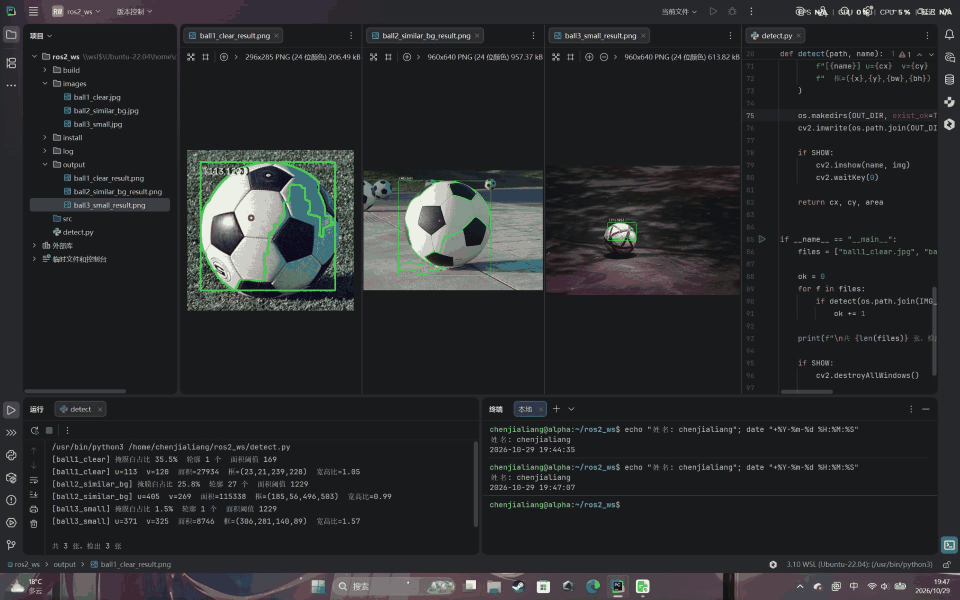
#> input picture 算法组/Week2/chenjialiang/02_结果可视化.png, 1920 x 1199 px (shown at 1/2 size)
$ python visualize.py --image '../../../../chenjialiang/02_结果可视化.png'
#> lines starting #> are read from the running program, lines starting #| are printed output that depends on the picture
### 算法组/Week2/yangtiancheng/src/cquick_color_vision/cquick_color_vision/core.py
from dataclasses import dataclass
from typing import Optional

import cv2
import numpy as np


@dataclass
class DetectorConfig:
    h_min: int = 5
    h_max: int = 25
    s_min: int = 100
    s_max: int = 255
    v_min: int = 70
    v_max: int = 255
    min_area: int = 800
    kernel_size: int = 5
    morph_mode: str = "open_close"

    def validate(self) -> None:
        if not 0 <= self.h_min <= self.h_max <= 179:
            raise ValueError(
                "HSV 的 H 范围必须满足 0 <= h_min <= h_max <= 179"
            )
        if not 0 <= self.s_min <= self.s_max <= 255:
            raise ValueError(
                "HSV 的 S 范围必须满足 0 <= s_min <= s_max <= 255"
            )
        if not 0 <= self.v_min <= self.v_max <= 255:
            raise ValueError(
                "HSV 的 V 范围必须满足 0 <= v_min <= v_max <= 255"
            )
        if self.min_area < 0:
            raise ValueError("min_area 不能为负数")
        if self.kernel_size < 1 or self.kernel_size % 2 == 0:
            raise ValueError("kernel_size 必须是正奇数")
        if self.morph_mode not in {
            "none",
            "open",
            "close",
            "open_close",
            "close_open",
        }:
            raise ValueError(
                "morph_mode 只能是 "
                "none/open/close/open_close/close_open"
            )


@dataclass
class Detection:
    detected: bool
    u: float = 0.0
    v: float = 0.0
    area: float = 0.0
    contour: Optional[np.ndarray] = None


def read_image(path: str) -> Optional[np.ndarray]:
    """读取图片，并兼容中文路径。"""
#> called with path = '../../../../chenjialiang/02_结果可视化.png'
    try:
        data = np.fromfile(path, dtype=np.uint8)
    except (OSError, ValueError):
        return None

    if data.size == 0:
        return None
    return cv2.imdecode(data, cv2.IMREAD_COLOR)
#> returned value is the input picture: shape (1199, 1920, 3); mean B, G, R 44.2, 42.7, 41.2


def write_image(path: str, image: np.ndarray) -> bool:
    """写入图片，并兼容中文路径。"""
    suffix = "." + path.rsplit(".", 1)[-1] if "." in path else ".png"
    ok, encoded = cv2.imencode(suffix, image)
    if not ok:
        return False
    encoded.tofile(path)
    return True


def create_mask(
    image_bgr: np.ndarray,
    config: DetectorConfig,
) -> np.ndarray:
    config.validate()

    hsv = cv2.cvtColor(image_bgr, cv2.COLOR_BGR2HSV)
#> hsv: shape (1199, 1920, 3); mean H, S, V 104.2, 32.8, 46.1
    lower = np.array(
        [config.h_min, config.s_min, config.v_min],
        dtype=np.uint8,
    )
    upper = np.array(
        [config.h_max, config.s_max, config.v_max],
        dtype=np.uint8,
    )
    mask = cv2.inRange(hsv, lower, upper)
#> mask: shape (1199, 1920); every value is 0

    if config.morph_mode != "none":
        kernel = np.ones(
            (config.kernel_size, config.kernel_size),
            dtype=np.uint8,
        )

        if config.morph_mode in {"open", "open_close"}:
            mask = cv2.morphologyEx(
                mask,
                cv2.MORPH_OPEN,
                kernel,
            )

        if config.morph_mode in {"close", "close_open"}:
            mask = cv2.morphologyEx(
                mask,
                cv2.MORPH_CLOSE,
                kernel,
            )

        if config.morph_mode == "close_open":
            mask = cv2.morphologyEx(
                mask,
                cv2.MORPH_OPEN,
                kernel,
            )

    return mask


def detect_target(
    image_bgr: np.ndarray,
    config: DetectorConfig,
) -> Detection:
    if image_bgr is None or image_bgr.size == 0:
        raise ValueError("输入图像为空")

    mask = create_mask(image_bgr, config)
    contours, _ = cv2.findContours(
        mask,
        cv2.RETR_EXTERNAL,
        cv2.CHAIN_APPROX_SIMPLE,
    )
#> contours = []

    candidates = []
    for contour in contours:
        area = float(cv2.contourArea(contour))
        if area >= config.min_area:
            candidates.append((area, contour))
#> this loop made 0 passes
#> after the loop, candidates = []

    if not candidates:
        return Detection(detected=False)

    area, target_contour = max(
        candidates,
        key=lambda item: item[0],
    )
    moments = cv2.moments(target_contour)

    if moments["m00"] <= 0.0:
        return Detection(detected=False)

    u = moments["m10"] / moments["m00"]
    v = moments["m01"] / moments["m00"]
    return Detection(
        detected=True,
        u=float(u),
        v=float(v),
        area=float(area),
        contour=target_contour,
    )


def draw_detection(
    image_bgr: np.ndarray,
    detection: Detection,
    config: DetectorConfig,
) -> np.ndarray:
    output = image_bgr.copy()

    if detection.detected and detection.contour is not None:
        cv2.drawContours(
            output,
            [detection.contour],
            -1,
            (0, 255, 0),
            3,
        )
        center = (
            round(detection.u),
            round(detection.v),
        )
        cv2.circle(output, center, 6, (0, 0, 255), -1)

        text = (
            f"u={detection.u:.1f}, v={detection.v:.1f}, "
            f"area={detection.area:.1f}"
        )
        cv2.putText(
            output,
            text,
            (12, 30),
            cv2.FONT_HERSHEY_SIMPLEX,
            0.65,
            (0, 255, 0),
            2,
            cv2.LINE_AA,
        )
    else:
        cv2.putText(
            output,
            "TARGET NOT DETECTED",
            (12, 36),
            cv2.FONT_HERSHEY_SIMPLEX,
            0.9,
            (0, 0, 255),
            2,
            cv2.LINE_AA,
        )

    parameter_text = (
        f"HSV H[{config.h_min},{config.h_max}] "
        f"S[{config.s_min},{config.s_max}] "
        f"V[{config.v_min},{config.v_max}] "
        f"area>={config.min_area} "
        f"morph={config.morph_mode}"
    )
    cv2.putText(
        output,
        parameter_text,
        (12, output.shape[0] - 14),
        cv2.FONT_HERSHEY_SIMPLEX,
        0.45,
        (255, 255, 255),
        1,
        cv2.LINE_AA,
    )
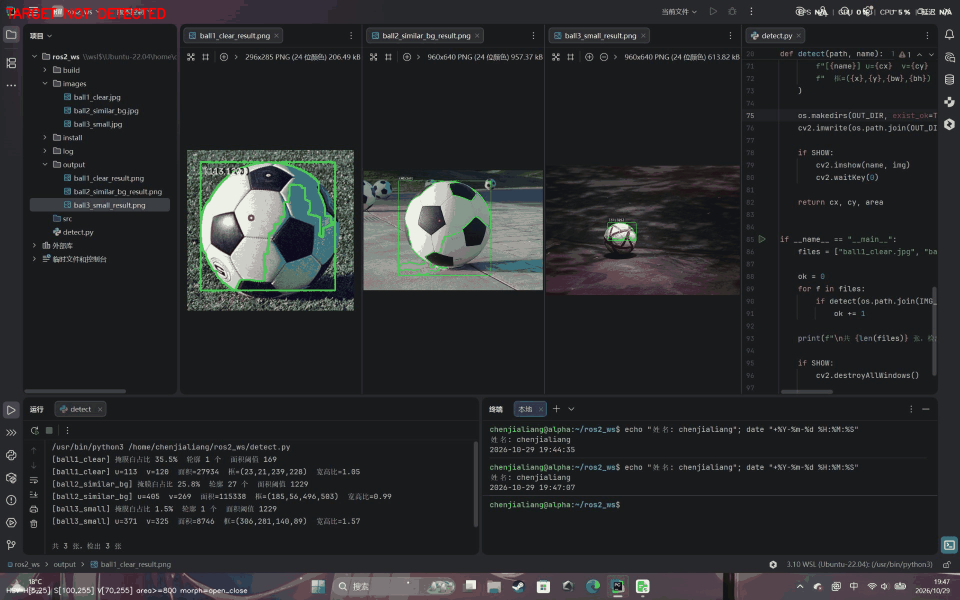
#> output: shape (1199, 1920, 3) (shown at 1/2 size); mean B, G, R 44.3, 42.7, 41.6

    return output

### 算法组/Week2/yangtiancheng/src/cquick_color_vision/cquick_color_vision/detector.py
import argparse
import sys

import cv2

from cquick_color_vision.core import (
    DetectorConfig,
    detect_target,
    draw_detection,
    read_image,
    write_image,
)


def add_detector_arguments(parser: argparse.ArgumentParser) -> None:
    parser.add_argument("--image", required=True, help="输入图片路径")

    parser.add_argument("--h-min", type=int, default=5)
    parser.add_argument("--h-max", type=int, default=25)
    parser.add_argument("--s-min", type=int, default=100)
    parser.add_argument("--s-max", type=int, default=255)
    parser.add_argument("--v-min", type=int, default=70)
    parser.add_argument("--v-max", type=int, default=255)

    parser.add_argument("--min-area", type=int, default=800)
    parser.add_argument("--kernel-size", type=int, default=5)

    parser.add_argument(
        "--morph-mode",
        choices=[
            "none",
            "open",
            "close",
            "open_close",
            "close_open",
        ],
        default="open_close",
    )

    parser.add_argument(
        "--save",
        default="",
        help="标注结果保存路径",
    )

    parser.add_argument(
        "--show",
        action="store_true",
        help="运行后打开结果窗口",
    )


def config_from_args(args: argparse.Namespace) -> DetectorConfig:
    config = DetectorConfig(
        h_min=args.h_min,
        h_max=args.h_max,
        s_min=args.s_min,
        s_max=args.s_max,
        v_min=args.v_min,
        v_max=args.v_max,
        min_area=args.min_area,
        kernel_size=args.kernel_size,
        morph_mode=args.morph_mode,
    )

    config.validate()
    return config


# [68 lines left out: function main, not called in this run]


# [2 lines that do not run on import are left out]

### 算法组/Week2/yangtiancheng/src/cquick_color_vision/cquick_color_vision/visualize.py
import argparse
import sys

from cquick_color_vision.core import (
    detect_target,
    draw_detection,
    read_image,
    write_image,
)
from cquick_color_vision.detector import (
    add_detector_arguments,
    config_from_args,
)


def main() -> None:
    parser = argparse.ArgumentParser(
        description="生成带轮廓、中心点与坐标的标注图",
    )

    add_detector_arguments(parser)
    parser.set_defaults(save="02_结果可视化.png")

    args = parser.parse_args()

    image = read_image(args.image)

    if image is None:
        print(
            f"[错误] 图片读取失败: {args.image}",
            file=sys.stderr,
        )
        raise SystemExit(2)

    config = config_from_args(args)
    detection = detect_target(image, config)
    output = draw_detection(image, detection, config)

    if not write_image(args.save, output):
        print(
            f"[错误] 标注图保存失败: {args.save}",
            file=sys.stderr,
        )
        raise SystemExit(3)

    if detection.detected:
        print(
            f"检测成功: u={detection.u:.2f}, "
            f"v={detection.v:.2f}, "
            f"area={detection.area:.2f}"
        )
    else:
        print("未检测到目标，已在图像中显示提示")

    print(f"已保存: {args.save}")


if __name__ == "__main__":
    main()

$ run again, with 算法组/Week2/chenjialiang/01_检测输出.png copied over 算法组/Week2/chenjialiang/02_结果可视化.png
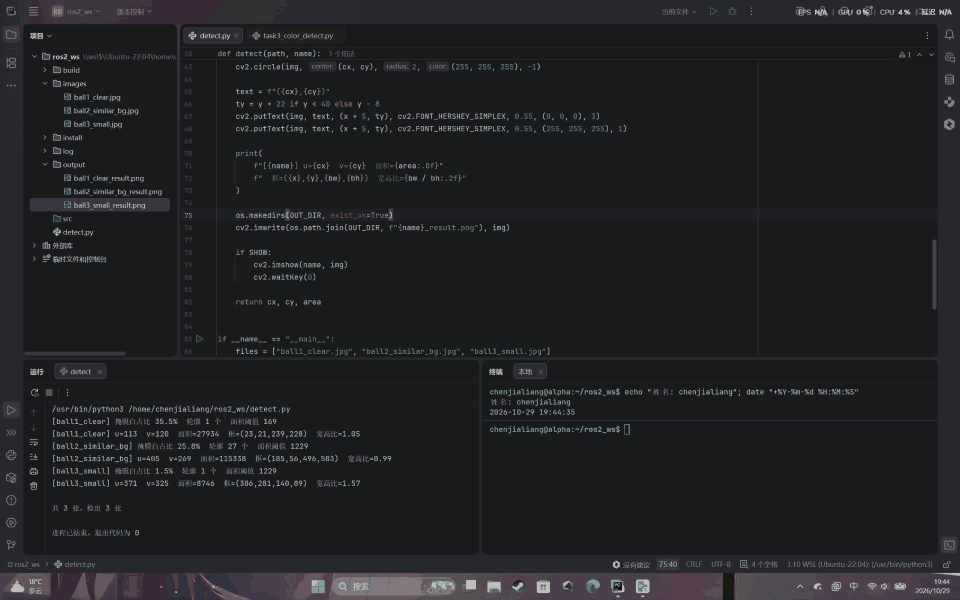
#> input picture 算法组/Week2/chenjialiang/01_检测输出.png, 1920 x 1199 px (shown at 1/2 size)
#> in read_image, returned value is the input picture: shape (1199, 1920, 3); mean B, G, R 36, 33.3, 32.8
#> hsv: shape (1199, 1920, 3); mean H, S, V 111.4, 29.9, 36.3
#> mask: shape (1199, 1920); every value is 0
#> contours = []
#> in draw_detection, `cv2.putText( output, parameter_text, (12, output.shape[0] - 14), cv2.F..`:
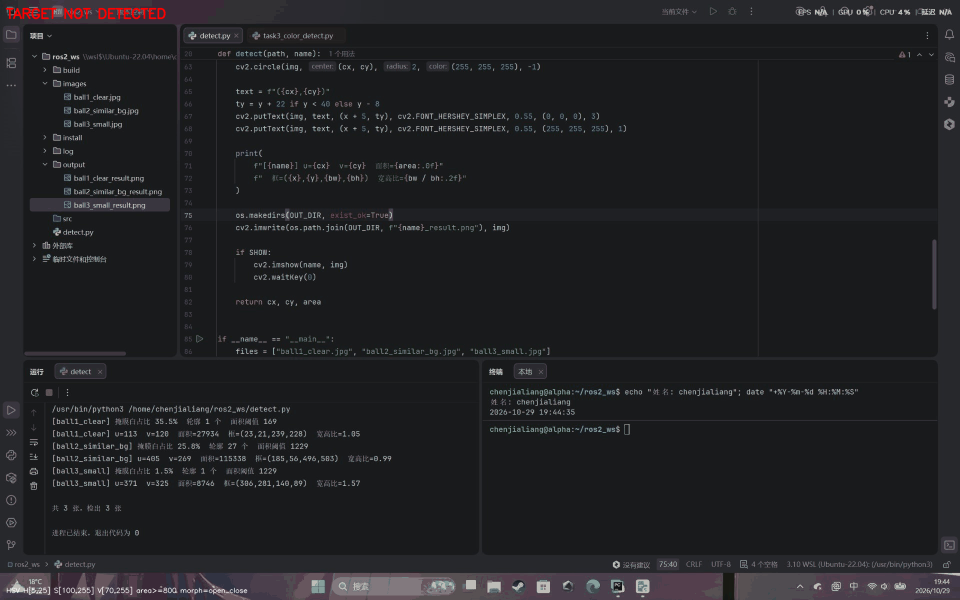
#> output: shape (1199, 1920, 3) (shown at 1/2 size); mean B, G, R 36, 33.3, 33.1

$ run again, with 算法组/Week2/chenjialiang/02_参数对比.png copied over 算法组/Week2/chenjialiang/02_结果可视化.png
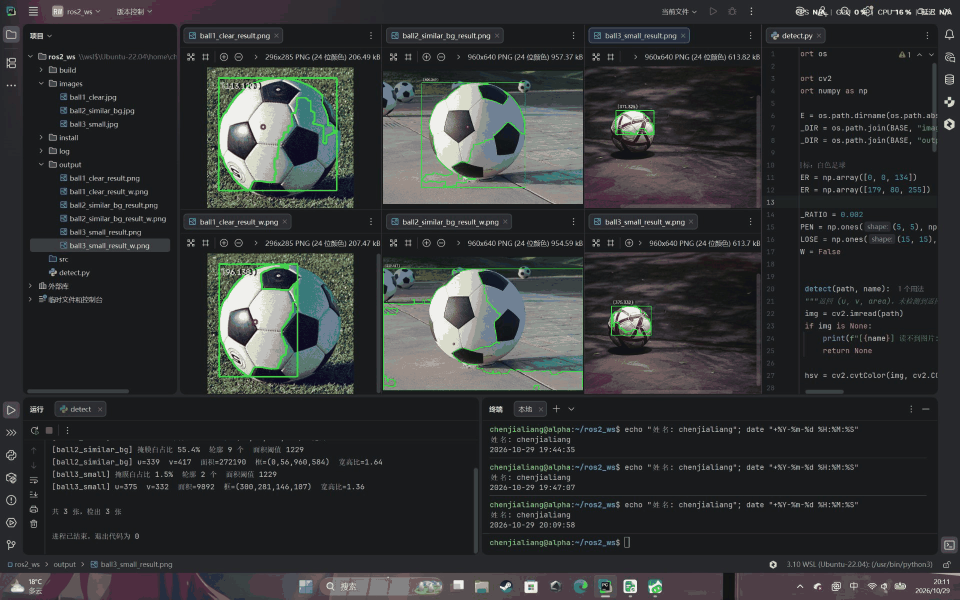
#> input picture 算法组/Week2/chenjialiang/02_参数对比.png, 1920 x 1199 px (shown at 1/2 size)
#> in read_image, returned value is the input picture: shape (1199, 1920, 3); mean B, G, R 53.2, 52.8, 50.8
#> hsv: shape (1199, 1920, 3); mean H, S, V 103.4, 35.5, 56.7
#> mask: shape (1199, 1920); every value is 0
#> contours = []
#> in draw_detection, `cv2.putText( output, parameter_text, (12, output.shape[0] - 14), cv2.F..`:
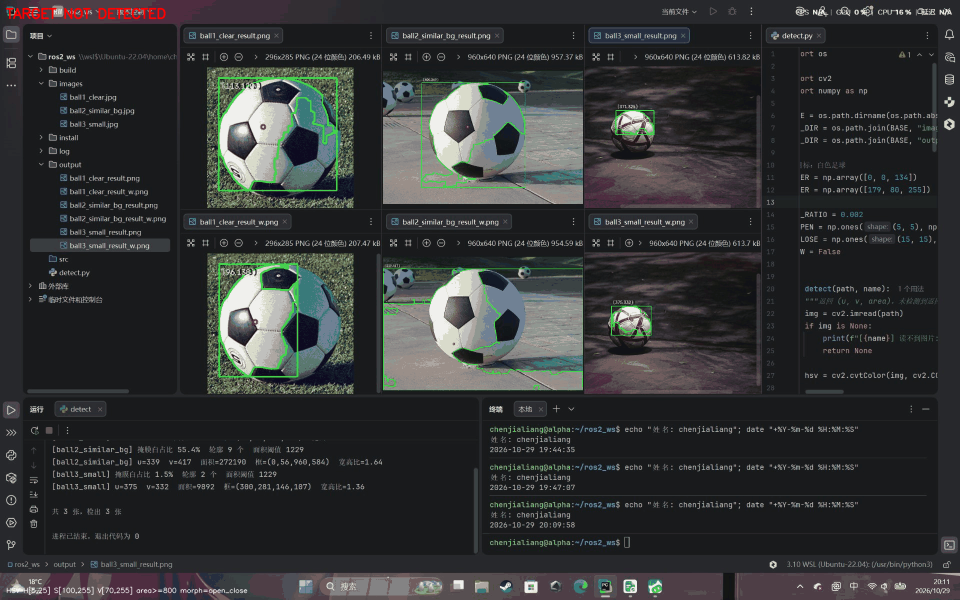
#> output: shape (1199, 1920, 3) (shown at 1/2 size); mean B, G, R 53.2, 52.8, 51.1

$ run again, with 算法组/Week2/chenjialiang/03_interface_show.png copied over 算法组/Week2/chenjialiang/02_结果可视化.png
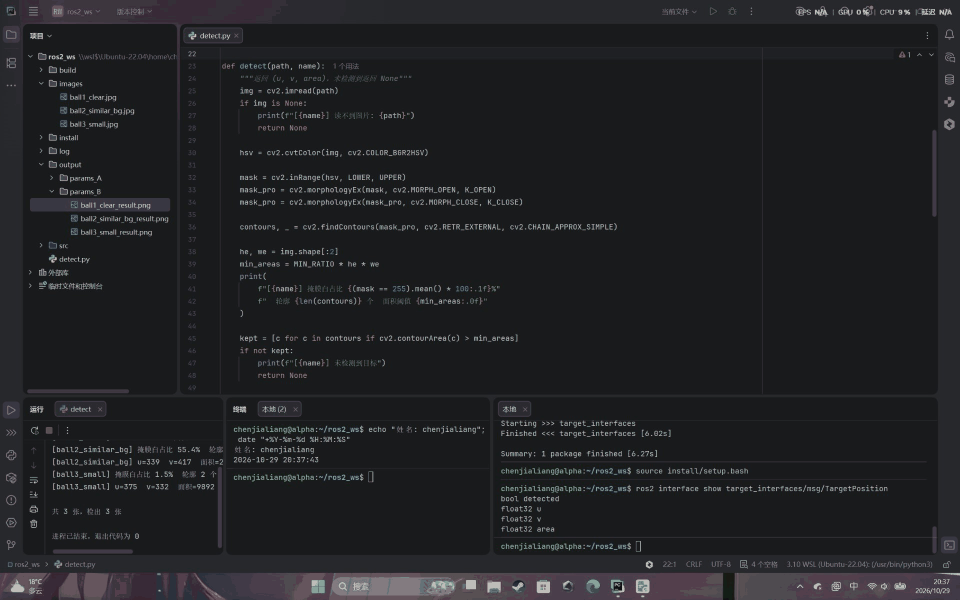
#> input picture 算法组/Week2/chenjialiang/03_interface_show.png, 1920 x 1199 px (shown at 1/2 size)
#> in read_image, returned value is the input picture: shape (1199, 1920, 3); mean B, G, R 36.3, 33.7, 33.1
#> hsv: shape (1199, 1920, 3); mean H, S, V 111.8, 30.2, 36.7
#> mask: shape (1199, 1920); every value is 0
#> contours = []
#> in draw_detection, `cv2.putText( output, parameter_text, (12, output.shape[0] - 14), cv2.F..`:
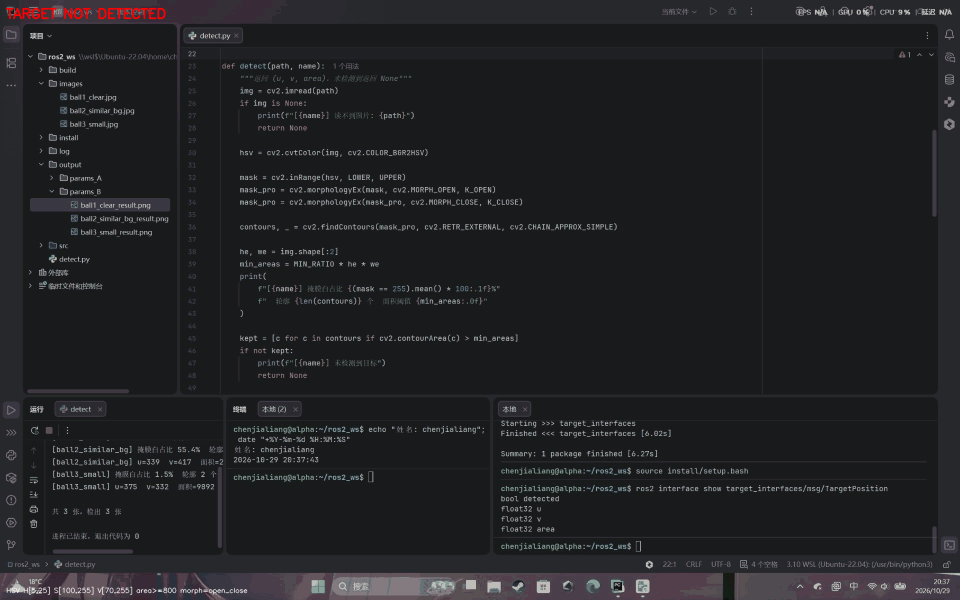
#> output: shape (1199, 1920, 3) (shown at 1/2 size); mean B, G, R 36.4, 33.7, 33.5
